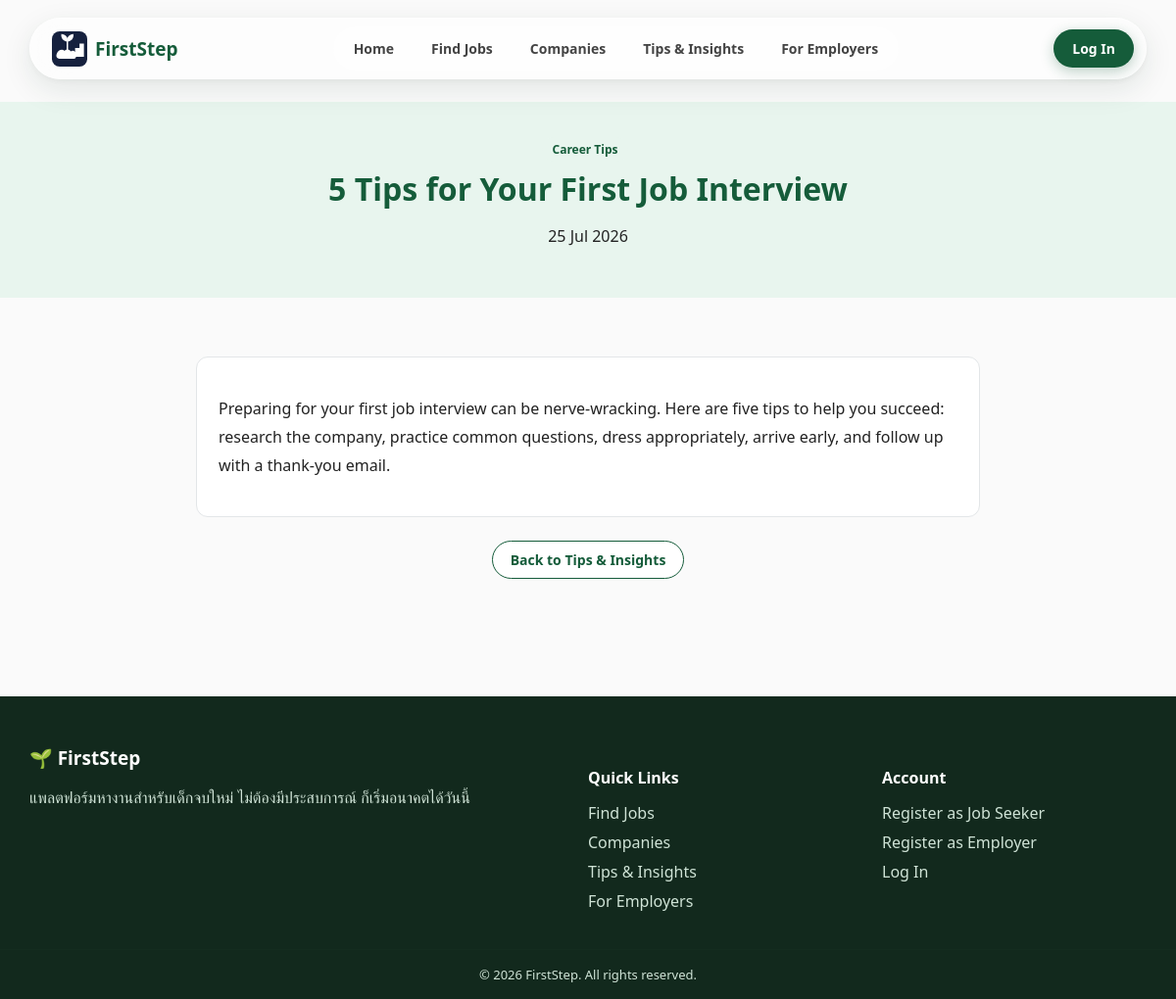
Page /article-detail.php?id=1 on the committed database.
### tables this page shows
CREATE TABLE articles (
    id INT AUTO_INCREMENT PRIMARY KEY,
    title VARCHAR(200) NOT NULL,
    category VARCHAR(100),
    image VARCHAR(255),
    content TEXT,
    created_at DATETIME DEFAULT CURRENT_TIMESTAMP
);

### article-detail.php (the view, shortened to what this page needs)
<?php
require_once __DIR__ . '/config/database.php';
$id = (int)($_GET['id'] ?? 0);
$stmt = $pdo->prepare("SELECT * FROM articles WHERE id=?");
$stmt->execute([$id]);
$article = $stmt->fetch();
require_once __DIR__ . '/includes/header.php';
?>
<div class="page-header">
  <div class="container">
    <span class="tag"><?= htmlspecialchars($article['category']) ?></span>
    <h1><?= htmlspecialchars($article['title']) ?></h1>
    <p><?= date('d M Y', strtotime($article['created_at'])) ?></p>
  </div>
</div>
<div class="container section">
  <div class="card" style="max-width:800px;margin:0 auto;">
    <p style="font-size:16px;line-height:1.8;"><?= nl2br(htmlspecialchars($article['content'])) ?></p>
  </div>
  <div style="text-align:center;margin-top:24px;">
    <a href="tips.php" class="btn btn-outline">Back to Tips &amp; Insights</a>
  </div>
</div>
<?php require_once __DIR__ . '/includes/footer.php'; ?>

### assets/css/style.css (style rules this page uses)
:root { --green:#1f7a4d; --green-dark:#155c3a; --green-light:#e8f5ee; --blue:#2f8fe0; --text:#222; --muted:#667; --border:#e3e6e8; }
* { box-sizing:border-box; }
body { margin:0;font-family:'Segoe UI',Tahoma,Arial,sans-serif;color:var(--text);background:#fafafa; }
a { text-decoration:none;color:inherit; }
.container { max-width:1180px;margin:0 auto;padding:0 20px; }
body { padding-top:104px; }
.btn { padding:9px 18px;border-radius:24px;font-weight:600;font-size:14px;display:inline-block;border:1px solid transparent;cursor:pointer;transition:all .2s ease; }
.btn-outline { border-color:var(--green-dark);color:var(--green-dark);background:#fff; }
.section { padding:60px 0; }
.card { background:#fff;border:1px solid var(--border);border-radius:12px;padding:22px;transition:.2s; }
.tag { display:inline-block;background:var(--green-light);color:var(--green-dark);font-size:12px;font-weight:600;padding:4px 10px;border-radius:20px;margin-right:6px;margin-bottom:6px; }
.page-header { background:var(--green-light);padding:36px 0;text-align:center; }
.page-header h1 { margin:0 0 6px;color:var(--green-dark); }

### rows in the picture
articles: category "Career Tips", title "5 Tips for Your First Job Interview", created_at "25 Jul 2026", content "Preparing for your first job interview can be nerve-wracking. Here are five tips to help you succeed: research the company, practice common questions, dress appropriately, arrive early, and follow up with a thank-you email."
